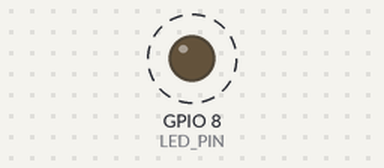
Bench run of a sketch on a simulated ESP32-C3. Parts: output pins drawn as LEDs (lit = HIGH). Dashed ring = blinking. What the sketch prints to the serial monitor is not drawn.

Above: at 1.7 s.
Timing chart, 0 to 4.5 s (numbered marks = the images above):
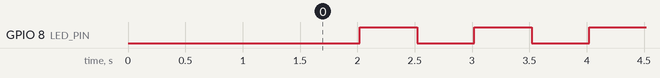

Measured:
- by itself, GPIO 8 (LED_PIN): alternates HIGH for 0.50 s and LOW for 0.50 s

The sketch:

esp32_alive.ino
```cpp
/*
 * ESP32-C3 SuperMini — bare "am I alive?" test
 * ============================================
 * Nothing external attached. Proves: board boots, runs code,
 * blinks onboard LED, and prints over USB serial.
 *
 * SuperMini onboard blue LED is on GPIO8 (active LOW).
 */

#define LED_PIN 8   // onboard LED on the C3 SuperMini (active LOW)

uint32_t beat = 0;

void setup() {
  Serial.begin(115200);
  delay(1500);
  Serial.println("\n============================");
  Serial.println("  ESP32-C3 SuperMini  ALIVE");
  Serial.println("============================");
  Serial.print("Chip model : "); Serial.println(ESP.getChipModel());
  Serial.print("Cores      : "); Serial.println(ESP.getChipCores());
  Serial.print("CPU MHz    : "); Serial.println(getCpuFrequencyMhz());
  Serial.print("Flash MB   : "); Serial.println(ESP.getFlashChipSize() / (1024 * 1024));
  Serial.print("Free heap  : "); Serial.println(ESP.getFreeHeap());
  Serial.println("----------------------------");
  Serial.println("Onboard LED (GPIO8) will blink. Heartbeats below:\n");

  pinMode(LED_PIN, OUTPUT);
}

void loop() {
  beat++;

  digitalWrite(LED_PIN, LOW);   // LED ON (active low)
  Serial.print("heartbeat #"); Serial.print(beat);
  Serial.print("   millis="); Serial.print(millis());
  Serial.println("   LED=ON");
  delay(500);

  digitalWrite(LED_PIN, HIGH);  // LED OFF
  Serial.print("heartbeat #"); Serial.print(beat);
  Serial.print("   millis="); Serial.print(millis());
  Serial.println("   LED=off");
  delay(500);
}
```
